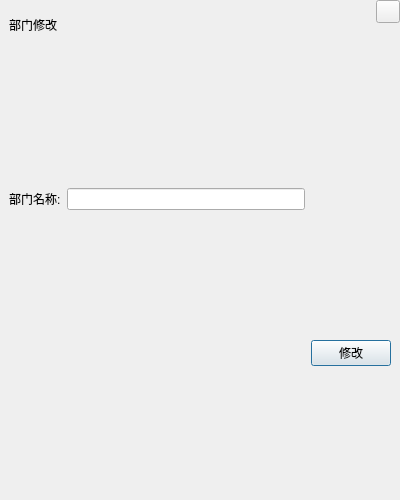
<?xml version="1.0" encoding="UTF-8"?>
<ui version="4.0">
 <class>FrmDepartmentEdit</class>
 <widget class="QDialog" name="FrmDepartmentEdit">
  <property name="geometry">
   <rect>
    <x>0</x>
    <y>0</y>
    <width>400</width>
    <height>500</height>
   </rect>
  </property>
  <property name="windowTitle">
   <string>Dialog</string>
  </property>
  <layout class="QGridLayout" name="gridLayout_3" rowstretch="1,9">
   <property name="leftMargin">
    <number>0</number>
   </property>
   <property name="topMargin">
    <number>0</number>
   </property>
   <property name="rightMargin">
    <number>0</number>
   </property>
   <property name="bottomMargin">
    <number>0</number>
   </property>
   <item row="0" column="0">
    <widget class="QWidget" name="widget" native="true">
     <layout class="QHBoxLayout" name="horizontalLayout">
      <property name="topMargin">
       <number>0</number>
      </property>
      <property name="rightMargin">
       <number>0</number>
      </property>
      <property name="bottomMargin">
       <number>0</number>
      </property>
      <item>
       <widget class="QLabel" name="labTitle">
        <property name="text">
         <string>部门修改</string>
        </property>
       </widget>
      </item>
      <item>
       <spacer name="horizontalSpacer">
        <property name="orientation">
         <enum>Qt::Horizontal</enum>
        </property>
        <property name="sizeHint" stdset="0">
         <size>
          <width>40</width>
          <height>20</height>
         </size>
        </property>
       </spacer>
      </item>
      <item>
       <widget class="QWidget" name="widget_3" native="true">
        <layout class="QGridLayout" name="gridLayout">
         <property name="leftMargin">
          <number>0</number>
         </property>
         <property name="topMargin">
          <number>0</number>
         </property>
         <property name="rightMargin">
          <number>0</number>
         </property>
         <property name="bottomMargin">
          <number>0</number>
         </property>
         <item row="0" column="0">
          <widget class="QToolButton" name="toolButton">
           <property name="text">
            <string/>
           </property>
          </widget>
         </item>
         <item row="1" column="0">
          <spacer name="verticalSpacer">
           <property name="orientation">
            <enum>Qt::Vertical</enum>
           </property>
           <property name="sizeHint" stdset="0">
            <size>
             <width>20</width>
             <height>40</height>
            </size>
           </property>
          </spacer>
         </item>
        </layout>
       </widget>
      </item>
     </layout>
    </widget>
   </item>
   <item row="1" column="0">
    <widget class="QWidget" name="widget_2" native="true">
     <layout class="QGridLayout" name="gridLayout_2">
      <item row="1" column="2">
       <widget class="QPushButton" name="btnEdit">
        <property name="text">
         <string>修改</string>
        </property>
       </widget>
      </item>
      <item row="0" column="1">
       <widget class="QLineEdit" name="editName"/>
      </item>
      <item row="0" column="0">
       <widget class="QLabel" name="label_2">
        <property name="text">
         <string>部门名称:</string>
        </property>
       </widget>
      </item>
     </layout>
    </widget>
   </item>
  </layout>
 </widget>
 <resources/>
 <connections/>
</ui>
